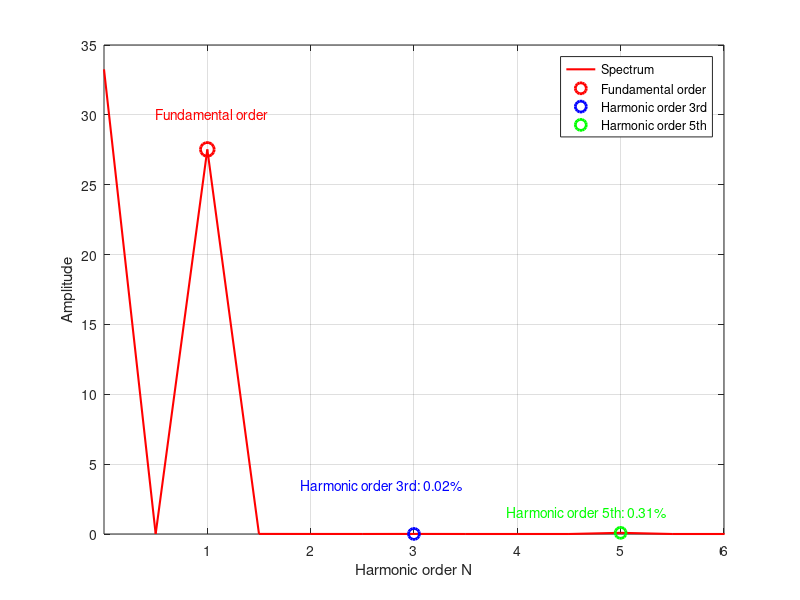
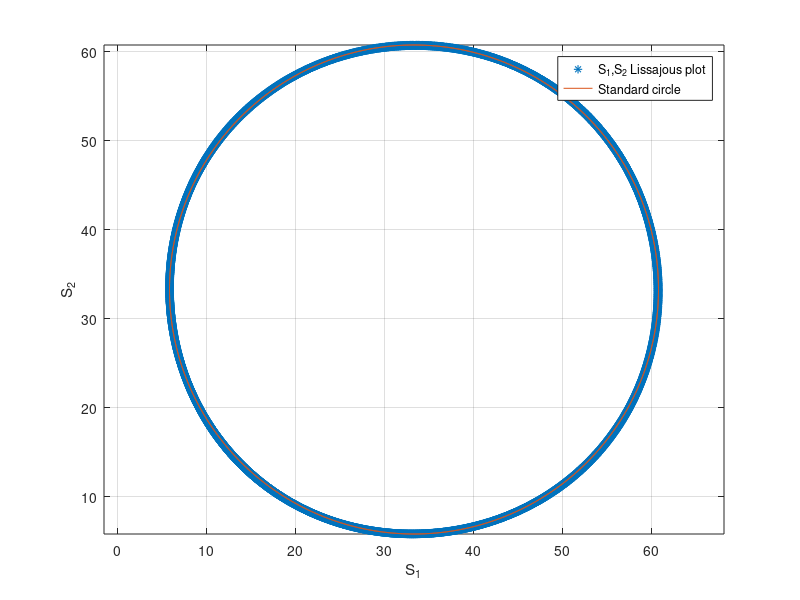
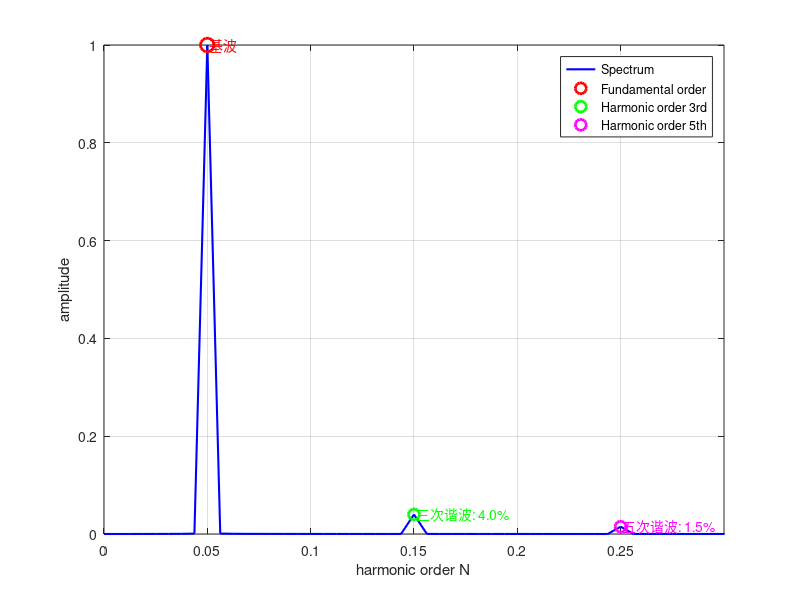

Source code (MATLAB) for these figures, in order: (Note: this script raises an error after producing the figures.)
clc; clear;

% 定义参数
T = 20; % 周期，单位：秒
f = 1/T; % 频率，单位：Hz
N = 8; % 周期数

% 增加时间分辨率
t = linspace(0, N*T, 10000); % 时间轴，单位：秒

% 生成正弦信号（包含谐波）
%y = sin(2*pi*f*t) + 1 ;
y = sin(2*pi*f*t) + 1 + 0.04*sin(2*3*pi*f*t+pi/5) + 0.015*sin(2*5*pi*f*t+pi/7);

% figure;
% plot(t, y)
% xlabel('时间 (秒)');
% ylabel('幅值');
% title('原始信号');
% grid on;

% ==================== 频谱分析和谐波占比计算 ====================
Fs = 1/(t(2)-t(1)); % 采样频率
L = length(y); % 信号长度


Y = fft(y-1);
%Y = fft(y);
P2 = abs(Y/L);
P1 = P2(1:L/2+1);
P1(2:end-1) = 2*P1(2:end-1);
freq = Fs*(0:(L/2))/L;

% 找到基波频率位置
fundamental_freq = f; % 0.05 Hz
[~, fund_idx] = min(abs(freq - fundamental_freq));

% 找到三次谐波频率位置 (3*f)
third_harmonic_freq = 3*f;
[~, third_idx] = min(abs(freq - third_harmonic_freq));

% 找到五次谐波频率位置 (5*f)
fifth_harmonic_freq = 5*f;
[~, fifth_idx] = min(abs(freq - fifth_harmonic_freq));

% 计算谐波占比
fundamental_amplitude = P1(fund_idx);
third_harmonic_amplitude = P1(third_idx);
fifth_harmonic_amplitude = P1(fifth_idx);

third_harmonic_ratio = (third_harmonic_amplitude / fundamental_amplitude) * 100;
fifth_harmonic_ratio = (fifth_harmonic_amplitude / fundamental_amplitude) * 100;

% 显示原始信号谐波分析结果
fprintf('=== 原始信号谐波分析 ===\n');
fprintf('基波频率: %.4f Hz, 幅值: %.6f\n', fundamental_freq, fundamental_amplitude);
fprintf('三次谐波频率: %.4f Hz, 幅值: %.6f, 占比: %.2f%%\n', third_harmonic_freq, third_harmonic_amplitude, third_harmonic_ratio);
fprintf('五次谐波频率: %.4f Hz, 幅值: %.6f, 占比: %.2f%%\n', fifth_harmonic_freq, fifth_harmonic_amplitude, fifth_harmonic_ratio);

% ==================== 积分计算部分 ====================
% 定义积分区间（单位：秒）
interval_length = 1*T/3; % ~6.667秒
ddx = T/7.5;
ddx2 = 2*T/7.5;
T4 = T/4;

% 定义五组积分区间（单位：秒）
intervals = [0, interval_length         ;   T,     T+interval_length    ;  2*T,      2*T+interval_length;      3*T,      3*T+interval_length     ; 4*T, 4*T+interval_length;
%             ddx+0, ddx+interval_length ;  ddx+T,  ddx+T+interval_length;  ddx+2*T,  ddx+2*T+interval_length;  ddx+3*T,  ddx+3*T+interval_length ; ddx+4*T, ddx+4*T+interval_length;
%             ddx2+0, ddx2+interval_length; ddx2+T, ddx2+T+interval_length; ddx2+2*T, ddx2+2*T+interval_length; ddx2+3*T, ddx2+3*T+interval_length; ddx2+4*T, ddx2+4*T+interval_length;
             ];

% 定义偏移量 d（单位：秒）
d_values = 0:0.005:40; % 从0秒偏移到40秒，步长0.05秒
total_integrals = zeros(length(d_values), 1);

for j = 1:length(d_values)
    d = d_values(j); % d 的单位是秒
    
    integrals = zeros(size(intervals, 1), 1);
    for i = 1:size(intervals, 1)
        % 获取当前区间并加上偏移量 d
        x1 = intervals(i, 1) + d;
        x2 = intervals(i, 2) + d;
        
        % 使用逻辑掩码获得更精确的积分
        mask = (t >= x1) & (t <= x2);
        if any(mask)
            integrals(i) = trapz(t(mask), y(mask));
        else
            integrals(i) = 0;
        end
    end
    
    total_integrals(j) = sum(integrals);
end



%2

% 定义五组积分区间（单位：秒）
intervals1 = [T4, T4+interval_length         ;   T4+T,     T4+T+interval_length    ; T4+2*T,      T4+2*T+interval_length;      T4+3*T,     T4+3*T+interval_length     ; T4+4*T, T4+4*T+interval_length;
%             ddx+0, ddx+interval_length ;  ddx+T,  ddx+T+interval_length;  ddx+2*T,  ddx+2*T+interval_length;  ddx+3*T,  ddx+3*T+interval_length ; ddx+4*T, ddx+4*T+interval_length;
%             ddx2+0, ddx2+interval_length; ddx2+T, ddx2+T+interval_length; ddx2+2*T, ddx2+2*T+interval_length; ddx2+3*T, ddx2+3*T+interval_length; ddx2+4*T, ddx2+4*T+interval_length;
             ];

% 定义偏移量 d（单位：秒）
%d_values = 0:0.05:40; % 从0秒偏移到40秒，步长0.05秒
total_integrals1 = zeros(length(d_values), 1);

for j = 1:length(d_values)
    d = d_values(j); % d 的单位是秒
    
    integrals1 = zeros(size(intervals1, 1), 1);
    for i = 1:size(intervals1, 1)
        % 获取当前区间并加上偏移量 d
        x1 = intervals1(i, 1) + d;
        x2 = intervals1(i, 2) + d;
        
        % 使用逻辑掩码获得更精确的积分
        mask = (t >= x1) & (t <= x2);
        if any(mask)
            integrals1(i) = trapz(t(mask), y(mask));
        else
            integrals1(i) = 0;
        end
    end
    
    total_integrals1(j) = sum(integrals1);
end




% ==================== 积分结果的谐波分析 ====================
Fs_d = 1/(d_values(2)-d_values(1)); % d的采样频率
L_d = length(total_integrals);

Y_int = fft(total_integrals ); % 去除直流分量
%Y_int = fft(total_integrals - mean(total_integrals)); % 去除直流分量
P2_int = abs(Y_int/L_d);
P1_int = P2_int(1:L_d/2+1);
P1_int(2:end-1) = 2*P1_int(2:end-1);
freq_d = Fs_d*(0:(L_d/2))/L_d;

% 找到积分结果中的基波频率（主要频率成分）
[~, main_freq_idx] = max(P1_int(2:end)); % 跳过直流分量
main_freq_idx = main_freq_idx + 1;
main_frequency = freq_d(main_freq_idx);

% 找到积分结果中的三次和五次谐波
[~, third_int_idx] = min(abs(freq_d - 3*main_frequency));
[~, fifth_int_idx] = min(abs(freq_d - 5*main_frequency));

% 计算积分结果的谐波占比
main_amplitude_int = P1_int(main_freq_idx);
third_amplitude_int = P1_int(third_int_idx);
fifth_amplitude_int = P1_int(fifth_int_idx);

third_ratio_int = (third_amplitude_int / main_amplitude_int) * 100;
fifth_ratio_int = (fifth_amplitude_int / main_amplitude_int) * 100;

% 显示积分结果谐波分析结果
fprintf('\n=== 积分结果谐波分析 ===\n');
fprintf('主要频率: %.4f Hz, 幅值: %.6f\n', main_frequency, main_amplitude_int);
fprintf('三次谐波频率: %.4f Hz, 幅值: %.6f, 占比: %.2f%%\n', 3*main_frequency, third_amplitude_int, third_ratio_int);
fprintf('五次谐波频率: %.4f Hz, 幅值: %.6f, 占比: %.2f%%\n', 5*main_frequency, fifth_amplitude_int, fifth_ratio_int);

% ==================== 绘制频谱图并在图上显示谐波占比 ====================
% 原始信号频谱图
figure;
%subplot(2,1,1);
plot(freq, P1, 'b', 'LineWidth', 1.5);
hold on;
plot(freq(fund_idx), fundamental_amplitude, 'ro', 'MarkerSize', 10, 'LineWidth', 2);
plot(freq(third_idx), third_harmonic_amplitude, 'go', 'MarkerSize', 8, 'LineWidth', 2);
plot(freq(fifth_idx), fifth_harmonic_amplitude, 'mo', 'MarkerSize', 8, 'LineWidth', 2);

% 在图上添加谐波占比文本
text(freq(fund_idx)+0.001, fundamental_amplitude, '基波', 'FontSize', 10, 'Color', 'r');
text(freq(third_idx)+0.001, third_harmonic_amplitude, ...
    sprintf('三次谐波: %.1f%%', third_harmonic_ratio), 'FontSize', 10, 'Color', 'g');
text(freq(fifth_idx)+0.001, fifth_harmonic_amplitude, ...
    sprintf('五次谐波: %.1f%%', fifth_harmonic_ratio), 'FontSize', 10, 'Color', 'm');

xlabel('harmonic order N');
%
ylabel('amplitude');
%ylabel('幅值');
%title('原始信号频谱 - 谐波分析');
xlim([0, 0.3]);
grid on;
box on;
%harmonic order N
%spectrum
legend('Spectrum', 'Fundamental order', 'Harmonic order 3rd', 'Harmonic order 5th', 'Location', 'northeast');
%legend('频谱', '基波', '三次谐波', '五次谐波', 'Location', 'northeast');

% 积分结果频谱图
%subplot(2,1,2);
figure;
plot(freq_d, P1_int, 'r', 'LineWidth', 1.5);
hold on;
plot(freq_d(main_freq_idx), main_amplitude_int, 'ro', 'MarkerSize', 10, 'LineWidth', 2);
plot(freq_d(third_int_idx), third_amplitude_int, 'bo', 'MarkerSize', 8, 'LineWidth', 2);
plot(freq_d(fifth_int_idx), fifth_amplitude_int, 'go', 'MarkerSize', 8, 'LineWidth', 2);

% 在图上添加谐波占比文本
%fundamental order
text(freq_d(main_freq_idx)-0.025, main_amplitude_int+2.5, 'Fundamental order', 'FontSize', 10, 'Color', 'r');


%text(freq_d(main_freq_idx)+0.01, main_amplitude_int, '基频', 'FontSize', 10, 'Color', 'r');
%harmonic order 3rd

text(freq_d(third_int_idx)-0.055, third_amplitude_int+3.5, ...
    sprintf('Harmonic order 3rd: %.2f%%', third_ratio_int), 'FontSize', 10, 'Color', 'b');
text(freq_d(fifth_int_idx)-0.055, fifth_amplitude_int+1.5, ...
    sprintf('Harmonic order 5th: %.2f%%', fifth_ratio_int), 'FontSize', 10, 'Color', 'g');

% text(freq_d(third_int_idx)+0.001, third_amplitude_int, ...
%     sprintf('三次谐波: %.1f%%', third_ratio_int), 'FontSize', 10, 'Color', 'g');
% text(freq_d(fifth_int_idx)+0.001, fifth_amplitude_int, ...
%     sprintf('五次谐波: %.1f%%', fifth_ratio_int), 'FontSize', 10, 'Color', 'm');

xlabel('Harmonic order N');
%
ylabel('Amplitude');
% xlabel('频率 (Hz)');
% ylabel('幅值');
% title('积分结果频谱 - 谐波分析');
xlim([0, 0.3]);
xticks(0.05:0.05:0.3);  % 从0.05到0.3，步长0.05
xticklabels({'1', '2', '3', '4', '5', '6'});  % 对应的标签
grid on;
box on;
legend('Spectrum', 'Fundamental order', 'Harmonic order 3rd', 'Harmonic order 5th', 'Location', 'northeast');
%legend('four-segmented spectrum', 'fundamental order', 'harmonic order 3rd', 'harmonic order 5th', 'Location', 'northeast');
%legend('频谱', '基频', '三次谐波', '五次谐波', 'Location', 'northeast');
exportgraphics(gcf, 'figure9b.png', 'Resolution', 1200); 

max_y = max(total_integrals1);
min_y = min(total_integrals1);
yy1 = (max_y - min_y)/2 * sin(2*pi*f*d_values) + (max_y + min_y)/2;
yy2 = (max_y - min_y)/2 * cos(2*pi*f*d_values) + (max_y + min_y)/2;

figure;
plot(total_integrals, total_integrals1, '*', 'LineWidth', 0.8);
%hold on;
%plot(total_integrals2, total_integrals3, 'O', 'LineWidth', 0.8);
hold on;
plot(yy1, yy2);
legend('S_1,S_2 Lissajous plot','Standard circle');
xlabel('S_1');
ylabel('S_2');
axis equal;
grid on;
exportgraphics(gcf, 'figure9a.png', 'Resolution', 1200); 

% ==================== 对比分析图 ====================
figure;
subplot(3,1,1);
plot(d_values, total_integrals, 'LineWidth', 1.5);
xlabel('偏移量 d (秒)');
ylabel('积分值');
title('积分结果随偏移量变化');
grid on;

% 频谱对比
subplot(3,1,2);
plot(freq, P1, 'b', 'LineWidth', 1.5);
hold on;
plot(freq_d, P1_int, 'r', 'LineWidth', 1.5);
xlabel('频率 (Hz)');
ylabel('幅值');
title('频谱对比 - 蓝色:原始信号, 红色:积分结果');
xlim([0, 0.3]);
grid on;
legend('原始信号', '积分结果');

% 谐波占比对比
subplot(3,1,3);
harmonics_original = [fundamental_amplitude, third_harmonic_amplitude, fifth_harmonic_amplitude];
harmonics_integral = [main_amplitude_int, third_amplitude_int, fifth_amplitude_int];
ratios_original = [100, third_harmonic_ratio, fifth_harmonic_ratio];
ratios_integral = [100, third_ratio_int, fifth_ratio_int];

bar([ratios_original; ratios_integral]');
set(gca, 'XTickLabel', {'基波', '三次谐波', '五次谐波'});
ylabel('相对占比 (%)');
title('谐波占比对比');
legend('原始信号', '积分结果');
grid on;

% ==================== 详细数据输出 ====================
fprintf('\n=== 详细对比分析 ===\n');
fprintf('频率成分对比:\n');
fprintf('                原始信号    积分结果\n');
fprintf('基波频率(Hz):   %.4f     %.4f\n', fundamental_freq, main_frequency);
fprintf('三次谐波(Hz):   %.4f     %.4f\n', third_harmonic_freq, 3*main_frequency);
fprintf('五次谐波(Hz):   %.4f     %.4f\n', fifth_harmonic_freq, 5*main_frequency);

fprintf('\n谐波占比变化:\n');
fprintf('                原始信号    积分结果    变化\n');
fprintf('三次谐波占比:   %.2f%%     %.2f%%     %+.2f%%\n', ...
    third_harmonic_ratio, third_ratio_int, third_ratio_int - third_harmonic_ratio);
fprintf('五次谐波占比:   %.2f%%     %.2f%%     %+.2f%%\n', ...
    fifth_harmonic_ratio, fifth_ratio_int, fifth_ratio_int - fifth_harmonic_ratio);
